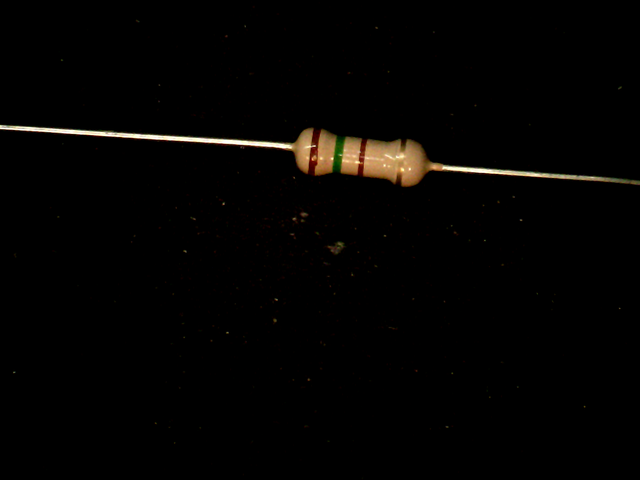
#> input picture 3/set/A5.png, 640 x 480 px
$ python proba.py
#> lines starting #> are read from the running program, lines starting #| are printed output that depends on the picture
import cv2 as cv
import numpy as np

images = ['set/A1.png','set/A2.png','set/A3.png','set/A4.png','set/A5.png','set/A6.png','set/A7.png','set/A8.png','set/A9.png','set/A10.png']


def main():
	i = images[4]
	img = cv.imread(i, 0)
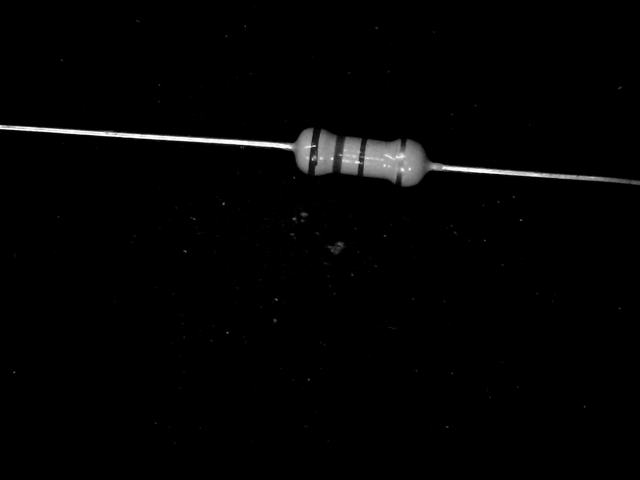
#> img: shape (480, 640); min 0, max 255, mean 3.7

	kernel = np.ones((5,5),np.uint8)
	closing = cv.morphologyEx(img, cv.MORPH_CLOSE, kernel)

	cv.imshow("Closing", closing)
	cv.imshow("Source", img)
	cv.waitKey()


def rotateImage(image, angle):
	image_center = tuple(np.array(image.shape)/2)
	rot_mat = cv.getRotationMatrix2D(image_center,angle,1.0)
	result = cv.warpAffine(image, rot_mat, image.shape,flags=cv.INTER_LINEAR)
	return result


if __name__ == "__main__":
	main()
